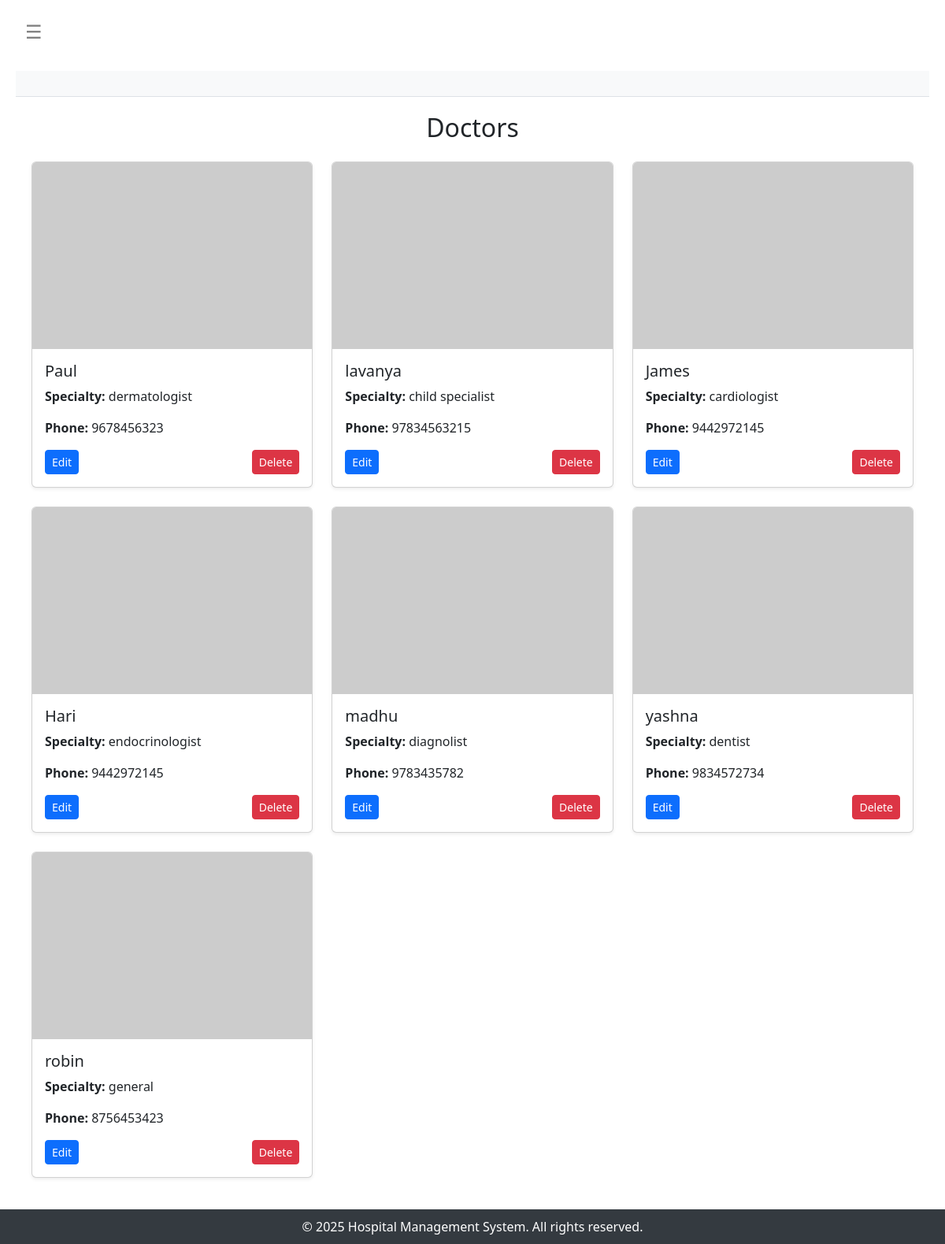
The app's page /doctors/ with its own data.
### management/models.py (models this page shows, shortened)
class Doctor(models.Model):
    name = models.CharField(max_length=100)
    specialty = models.CharField(max_length=100)
    phone = models.CharField(max_length=15)
    image_url = models.CharField(max_length=2085, null=True, blank=True)

### management/views.py (the view)
# urls.py: path('doctors/',include('management.urls')),
def doctors(request):
    doctors = Doctor.objects.all()
    return render(request, 'doctors.html',{'doctors': doctors,'section':'doctors'})

### management/templates/doctors.html (shortened to what this page needs)
{% extends "base.html" %}
{% block content %}
<h2 class="mb-4" style="text-align:center">Doctors</h2>
<div class="row row-cols-1 row-cols-md-2 row-cols-lg-3 g-4">
    {% for doctor in doctors %}
    <div class="col">
        <div class="card h-100 shadow-sm">
            <img src="{{ doctor.image_url }}" class="card-img-top doctor-image" alt="Doctor Image"
                 onerror="this.src='https://via.placeholder.com/300x200?text=No+Image';">
            <div class="card-body">
                <h5 class="card-title">{{ doctor.name }}</h5>
                <p class="card-text"><strong>Specialty:</strong> {{ doctor.specialty }}</p>
                <p class="card-text"><strong>Phone:</strong> {{ doctor.phone }}</p>
                <div class="d-flex justify-content-between">
                    <a href="{% url 'doctor_update' doctor.id %}" class="btn btn-sm btn-primary">Edit</a>
                    <a href="{% url 'doctor_delete' doctor.id %}" class="btn btn-sm btn-danger">Delete</a>
                </div>
            </div>
        </div>
    </div>
    {% empty %}
    <p>No doctors found.</p>
    {% endfor %}
</div>
{% endblock %}

### management/templates/base.html (shortened to what this page needs)
<!DOCTYPE html>
<html lang="en">
<head>
    <link href="https://cdn.jsdelivr.net/npm/bootstrap@5.3.0/dist/css/bootstrap.min.css" rel="stylesheet">
</head>
<body>
    <div class="content w-100">
    <div class="d-flex align-items-center px-3 py-3 border-bottom" style="background-color: #f8f9fa;">
<button class="btn btn-primary menu-toggle-btn" type="button" data-bs-toggle="offcanvas" data-bs-target="#sidebarMenu" aria-controls="sidebarMenu">
    &#9776;
</button>
        </div>
        <div class="content">
            {% block content %}
            {% endblock %}
        </div>
    </div>
    <footer>
        &copy; 2025 Hospital Management System. All rights reserved.
    </footer>
</body>
</html>

### management/templates/base.html (style rules this page uses)
body { display: flex; min-height: 100vh; flex-direction: column; padding-top: 70px; }
.content { flex-grow: 1; padding: 20px; }
footer { background-color: #343a40; color: white; text-align: center; padding: 10px; }
.menu-toggle-btn { position: absolute; left: 20px; top: 40px; transform: translateY(-50%); background: none; border: none; color: grey; font-size: 24px; cursor: pointer; }

### records on screen
Doctor: name "Paul", specialty "dermatologist", phone "9678456323"
Doctor: name "lavanya", specialty "child specialist", phone "97834563215"
Doctor: name "James", specialty "cardiologist", phone "9442972145"
Doctor: name "Hari", specialty "endocrinologist", phone "9442972145"
Doctor: name "madhu", specialty "diagnolist", phone "9783435782"
Doctor: name "yashna", specialty "dentist", phone "9834572734"
Doctor: name "robin", specialty "general", phone "8756453423"
